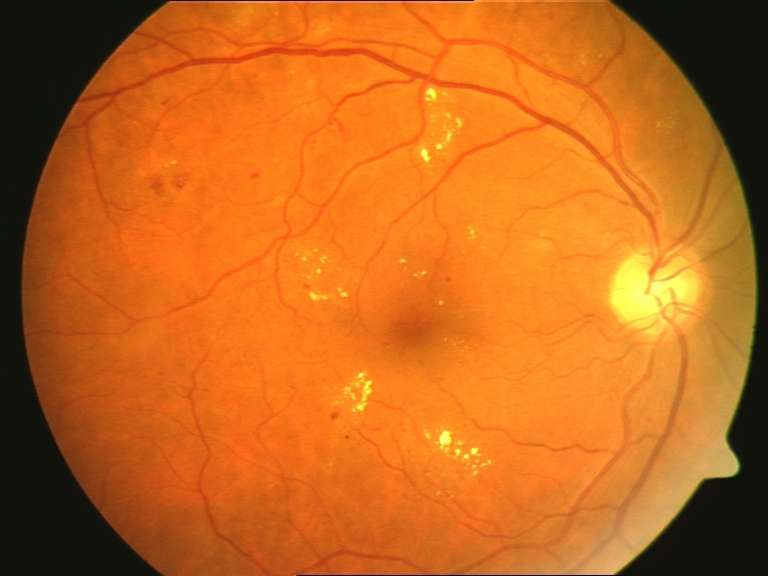
#> input picture MidSem/Resources/image (95).jpg, 768 x 576 px
$ python brightspot.py
#> lines starting #> are read from the running program, lines starting #| are printed output that depends on the picture
import cv2
import numpy as np

img = cv2.imread('Resources/image (95).jpg')
#> img is the input picture: shape (576, 768, 3); mean B, G, R 29.1, 103.4, 195.1
img = cv2.GaussianBlur(img, (21, 21), 0)

minval, maxval, mincoord, maxcoord = cv2.minMaxLoc(cv2.cvtColor(img, cv2.COLOR_BGR2GRAY))
#> minval = 16; maxval = 239; mincoord = (76, 0); maxcoord = (636, 288)

img = cv2.circle(img, maxcoord, 65, (255, 0, 0), 2)
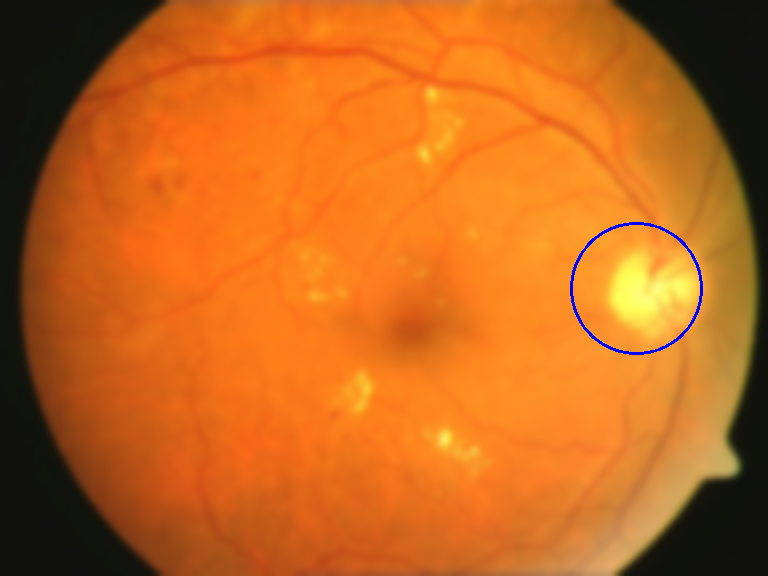
#> img: shape (576, 768, 3); mean B, G, R 29.7, 103, 194.5

cv2.imshow('bright spot image', img)
cv2.imwrite('Resources/retina_bright_spot.jpg', img)

cv2.waitKey(0)
cv2.destroyAllWindows()
